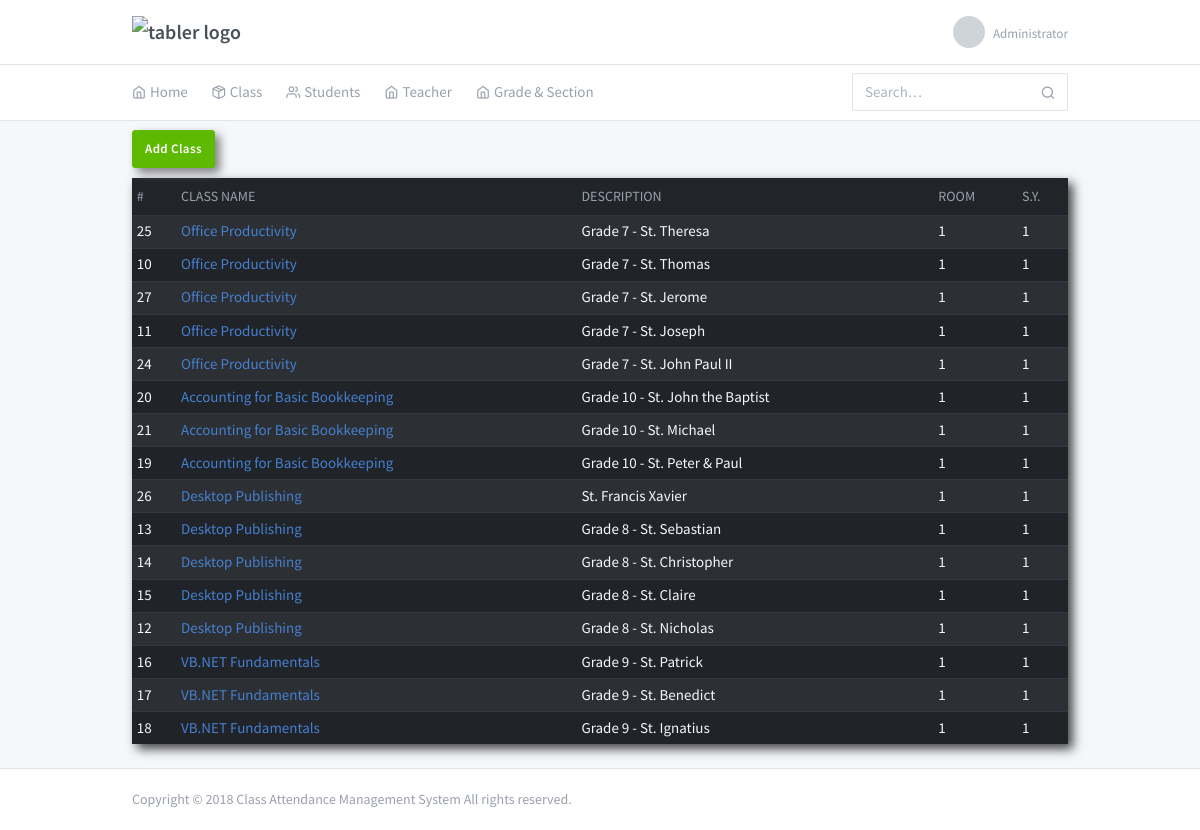
The app's page /admin/class_management.php (signed in) with its own data.
### tables this page shows
CREATE TABLE `tbl_class` (
  `class_id` int(11) NOT NULL,
  `instructor` varchar(11) NOT NULL,
  `class_name` varchar(200) NOT NULL,
  `class_schedule` varchar(100) NOT NULL,
  `class_desc` varchar(200) NOT NULL,
  `class_room` int(11) NOT NULL,
  `SY` int(11) NOT NULL
);

### admin/class_management.php (the view, shortened to what this page needs)
<?php require 'include/header.php';
include 'include/config.php';
?>
  <body class="">
    <div class="page">
      	<div class="page-main">
        <?php require 'include/topbar.php'; ?>
	        <div class="my-3 my-md-5">
	          	<div class="container">
	            	<button class="btn btn-success" data-toggle="modal" data-target="#add_class" style="margin-top: -15px; margin-bottom: 10px; box-shadow: 5px 5px 10px grey;"> Add Class</button>
	            	<table class="table table-dark table-sm table-striped">
					  <thead>
					    <tr>
					      <th scope="col">#</th>
					      <th scope="col">Class Name</th>
					      <th scope="col">Description</th>
					      <th scope="col">Room</th>
					      <th scope="col">S.Y.</th>
					    </tr>
					  </thead>
					  <tbody>
					    <?php
					    	$query = mysqli_query($conn, "SELECT * FROM `tbl_class` ORDER BY `class_schedule` ");
					    	if (mysqli_num_rows($query) > 0) {
					    		while ($row = mysqli_fetch_assoc($query)) {
					    		echo "<tr>";
					    		echo "<td>".$row['class_id']."</td>";
					    		echo "<td><a href='class.php?id=".$row['class_id']."'>".$row['class_name']."</a></td>";
					    		echo "<td>".$row['class_desc']."</td>";
					    		echo "<td>".$row['class_room']."</td>";
					    		echo "<td>".$row['SY']."</td>";
					    		echo "</tr>";
					    		}
					    	}else{
					    		echo "<tr>";
					    		echo "<td>No Data Found</td>";
					    		echo "</tr>";
					    	}
					    ?>
					  </tbody>
					</table>
	        	</div>
	      	</div>
      	<?php require 'include/footer.php'; ?>
    	</div>
	</div>
  </body>
</html>

### admin/include/header.php (shortened to what this page needs)
<!doctype html>
<html lang="en" dir="ltr">
  <head>
    <link rel="stylesheet" href="https://maxcdn.bootstrapcdn.com/font-awesome/4.7.0/css/font-awesome.min.css">
    <link href="./assets/css/dashboard.css" rel="stylesheet" />
    <link href="./assets/plugins/charts-c3/plugin.css" rel="stylesheet" />
    <link href="./assets/plugins/maps-google/plugin.css" rel="stylesheet" />
  </head>

### admin/include/topbar.php (shortened to what this page needs)
<div class="header py-4">
          <div class="container">
            <div class="d-flex">
              <a class="header-brand" href="./index.php">
                <img src="./demo/brand/brand.png" class="header-brand-img" alt="tabler logo">
              </a>
              <div class="d-flex order-lg-2 ml-auto">
                <div class="dropdown">
                  <a href="#" class="nav-link pr-0 leading-none" data-toggle="dropdown">
                    <span class="avatar" style="background-image: url(./demo/administrator.png)"></span>
                    <span class="ml-2 d-none d-lg-block">
                      <small class="text-muted d-block mt-1">Administrator</small>
                    </span>
                  </a>
                </div>
              </div>
            </div>
          </div>
        </div>
        <div class="header collapse d-lg-flex p-0" id="headerMenuCollapse">
          <div class="container">
            <div class="row align-items-center">
              <div class="col-lg-3 ml-auto">
                <form class="input-icon my-3 my-lg-0">
                  <input type="search" class="form-control header-search" placeholder="Search&hellip;" tabindex="1">
                  <div class="input-icon-addon">
                  </div>
                </form>
              </div>
              <div class="col-lg order-lg-first">
                <ul class="nav nav-tabs border-0 flex-column flex-lg-row">
                  <li class="nav-item">
                    <a href="./index.php" class="nav-link"><i class="fe fe-home"></i> Home</a>
                  </li>
                  <li class="nav-item">
                    <a href="./class_management.php" class="nav-link"><i class="fe fe-package"></i> Class</a>
                  </li>
                  <li class="nav-item">
                    <a href="./students.php" class="nav-link"><i class="fe fe-users"></i> Students</a>
                  </li>
                  <li class="nav-item">
                    <a href="./index.php" class="nav-link"><i class="fe fe-home"></i> Teacher</a>
                  </li>
                   <li class="nav-item">
                    <a href="./grade_section.php" class="nav-link"><i class="fe fe-home"></i> Grade & Section</a>
                  </li>
                </ul>
              </div>
            </div>
          </div>
        </div>

### admin/include/footer.php (shortened to what this page needs)
<footer class="footer">
  <div class="container">
    <div class="row align-items-center flex-row-reverse">
      <div class="col-auto ml-lg-auto">
      </div>
      <div class="col-12 col-lg-auto mt-3 mt-lg-0 text-center">
        Copyright © 2018 Class Attendance Management System All rights reserved.
      </div>
    </div>
  </div>
</footer>

### admin/include/header.php (style rules this page uses)
table { box-shadow: 5px 5px 10px #444444; }

### records on screen
tbl_class: class_id "25", class_name "Office Productivity", class_desc "Grade 7 - St. Theresa", class_room "1", SY "1"
tbl_class: class_id "10", class_name "Office Productivity", class_desc "Grade 7 - St. Thomas", class_room "1", SY "1"
tbl_class: class_id "27", class_name "Office Productivity", class_desc "Grade 7 - St. Jerome", class_room "1", SY "1"
tbl_class: class_id "11", class_name "Office Productivity", class_desc "Grade 7 - St. Joseph", class_room "1", SY "1"
tbl_class: class_id "24", class_name "Office Productivity", class_desc "Grade 7 - St. John Paul II", class_room "1", SY "1"
tbl_class: class_id "20", class_name "Accounting for Basic Bookkeeping", class_desc "Grade 10 - St. John the Baptist", class_room "1", SY "1"
tbl_class: class_id "21", class_name "Accounting for Basic Bookkeeping", class_desc "Grade 10 - St. Michael", class_room "1", SY "1"
tbl_class: class_id "19", class_name "Accounting for Basic Bookkeeping", class_desc "Grade 10 - St. Peter & Paul", class_room "1", SY "1"
tbl_class: class_id "26", class_name "Desktop Publishing", class_desc "St. Francis Xavier", class_room "1", SY "1"
tbl_class: class_id "13", class_name "Desktop Publishing", class_desc "Grade 8 - St. Sebastian", class_room "1", SY "1"
tbl_class: class_id "14", class_name "Desktop Publishing", class_desc "Grade 8 - St. Christopher", class_room "1", SY "1"
tbl_class: class_id "15", class_name "Desktop Publishing", class_desc "Grade 8 - St. Claire", class_room "1", SY "1"
tbl_class: class_id "12", class_name "Desktop Publishing", class_desc "Grade 8 - St. Nicholas", class_room "1", SY "1"
tbl_class: class_id "16", class_name "VB.NET Fundamentals", class_desc "Grade 9 - St. Patrick", class_room "1", SY "1"
tbl_class: class_id "17", class_name "VB.NET Fundamentals", class_desc "Grade 9 - St. Benedict", class_room "1", SY "1"
tbl_class: class_id "18", class_name "VB.NET Fundamentals", class_desc "Grade 9 - St. Ignatius", class_room "1", SY "1"
